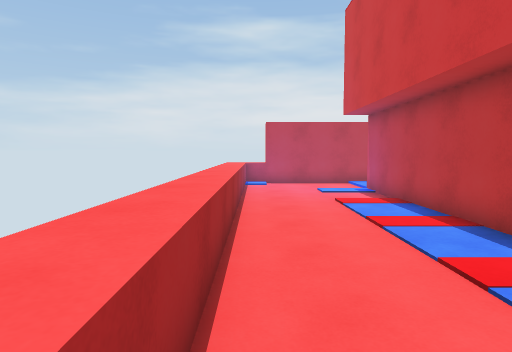
View 1 (above)

19 first-person views from a walk through a 3-D level made in the Unity game engine. The camera is 1.5 m above the floor, tilts 4° down and sees 75° across. The floor is counted in squares, 1 m on a side. Each view is taken from the middle of a square. On the plan, view 1 faces up. The plan holds only what a view shows up to about 15 squares ahead; the rest is blank. The player character is not drawn.

View 2
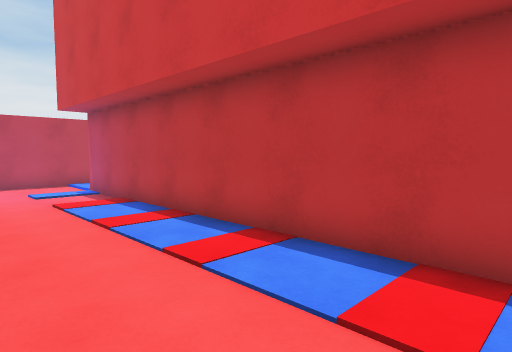

View 3
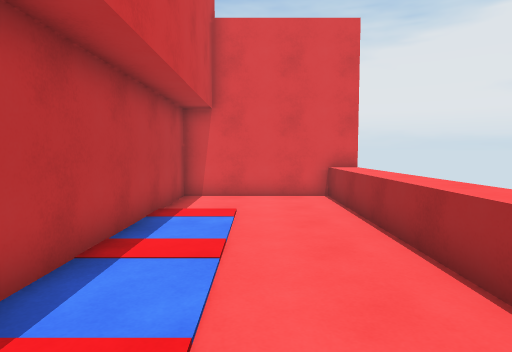

View 4
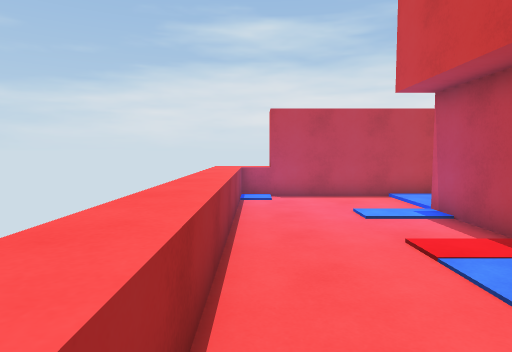

View 5
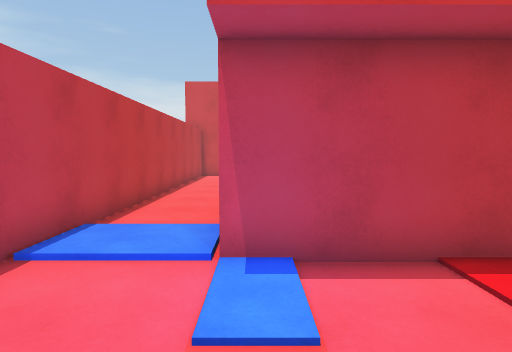

View 6
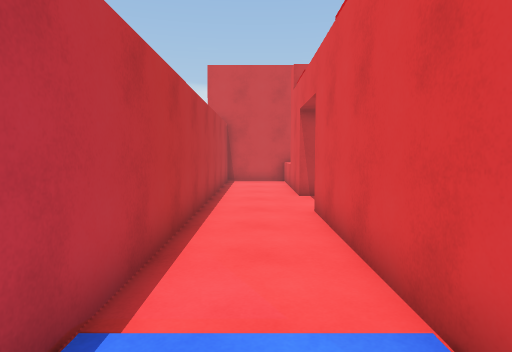

View 7
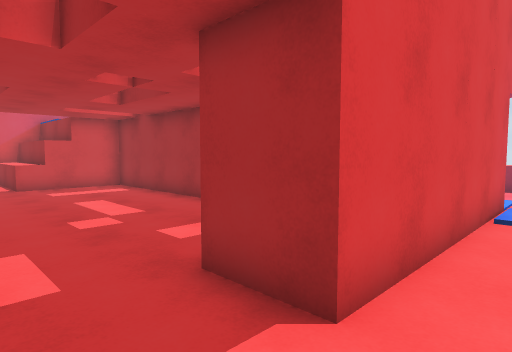

View 8
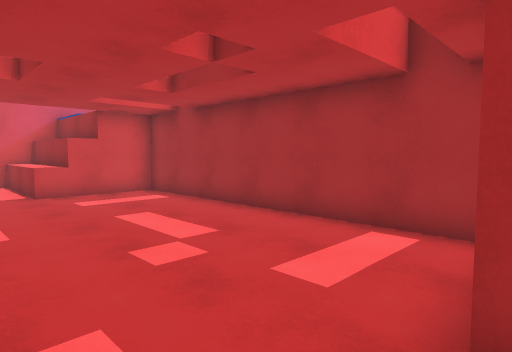

View 9
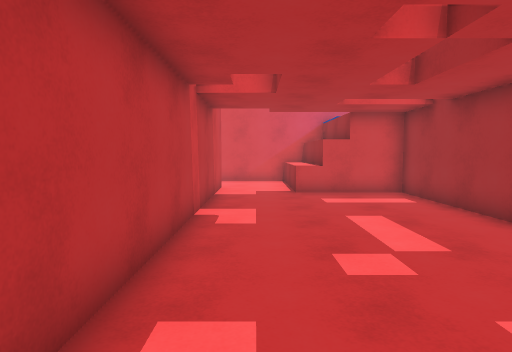

View 10
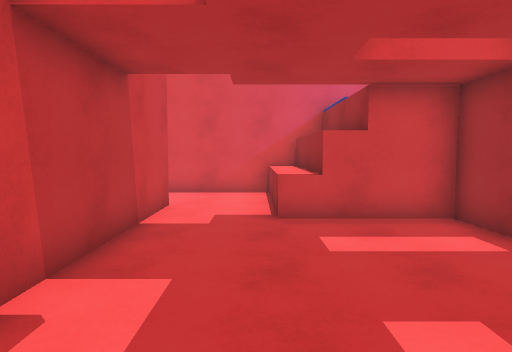

View 11
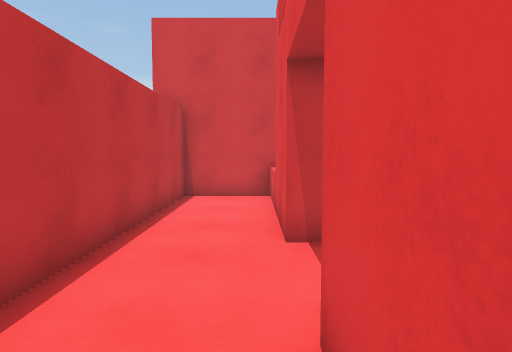

View 12
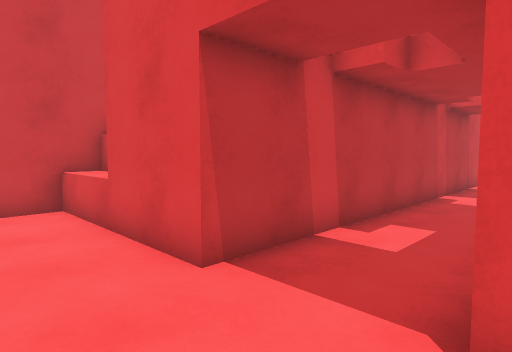

View 13
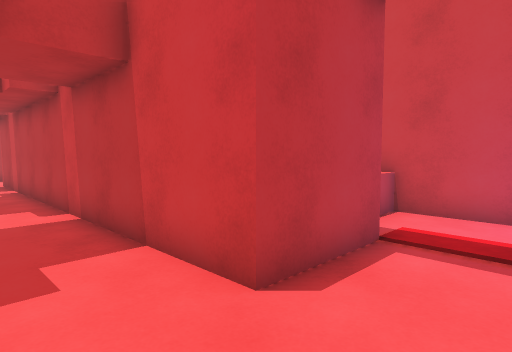

View 14
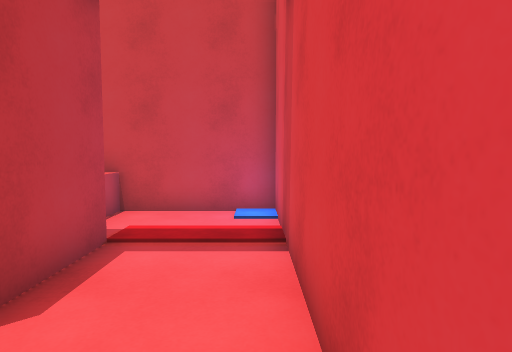

View 15
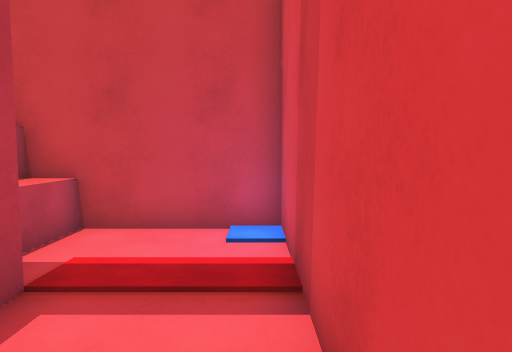

View 16
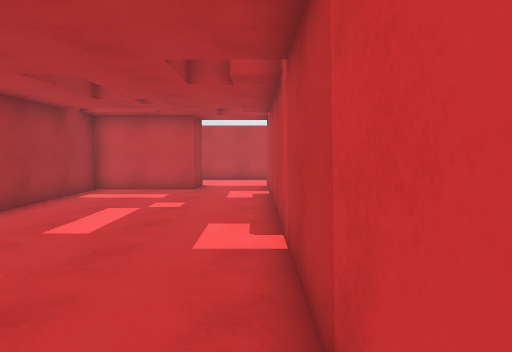

View 17
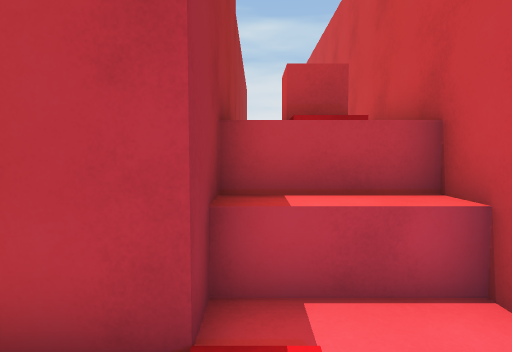

View 18
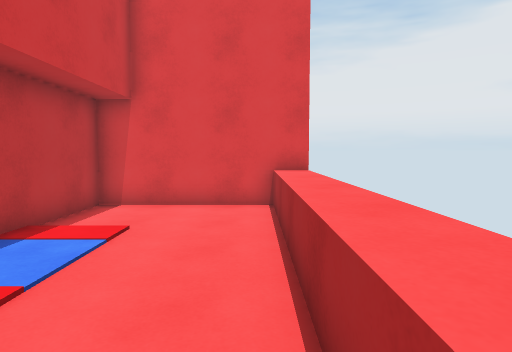

View 19
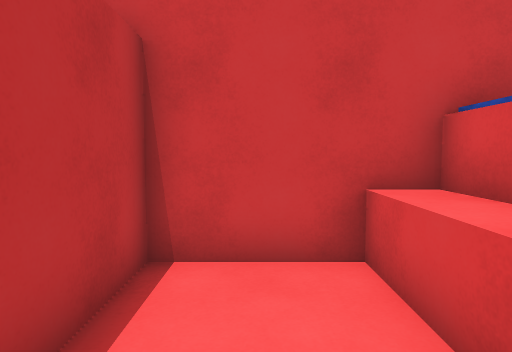

### Floor plan
Key: @ floor where view 1 was taken; # wall or solid block; . floor; ^ raised ledge.
Columns run from 2 left of view 1 to 22 right of it. Each row starts with its distance up from view 1.
 17  ^^######################
 16  ^......................#
 15  ^......................#
 14  ^......................#
 13  ^.....########...###^^^^
 12  ^.....#  #####...#   ##^
 11  ^.....#  #.......#
 10  ^.....#  #.......#
  9  ^.....#  #.......#
  8  ^.....#  #.......#
  7  ^.....#  #.......#
  6  ^.....#  #.......#
  5  ^.....#  #.......#
  4  ^.....#  #.......#
  3  ^.....#  #.......#
  2  ^.....#  #.......#
  1  ^.....#  #.......#
  0  ^@....#  #.......######^
 -1  ^.....#  ####^...###^^^^
 -2  ^.....#     #^...###...#
 -3  ^.....#     #^.........#
 -4  ^.....#     #^.........#
 -5  ^.....#     #^.........#
 -6 ########     ############

Where each view was taken, in squares from view 1:
view 1: 0 up, 0 right, facing up
view 2: 0 up, 0 right, facing up-right
view 3: 6 up, 2 right, facing down
view 4: 5 up, 0 right, facing up
view 5: 13 up, 0 right, facing right
view 6: 15 up, 4 right, facing right
view 7: 15 up, 15 right, facing down-left
view 8: 12 up, 15 right, facing down-left
view 9: 12 up, 14 right, facing down
view 10: 7 up, 13 right, facing down
view 11: 14 up, 10 right, facing right
view 12: 16 up, 12 right, facing down-right
view 13: 5 down, 13 right, facing up-right
view 14: 5 down, 13 right, facing right
view 15: 5 down, 15 right, facing right
view 16: 2 down, 15 right, facing up
view 17: 5 down, 19 right, facing up
view 18: 4 up, 0 right, facing down
view 19: 15 up, 17 right, facing right
